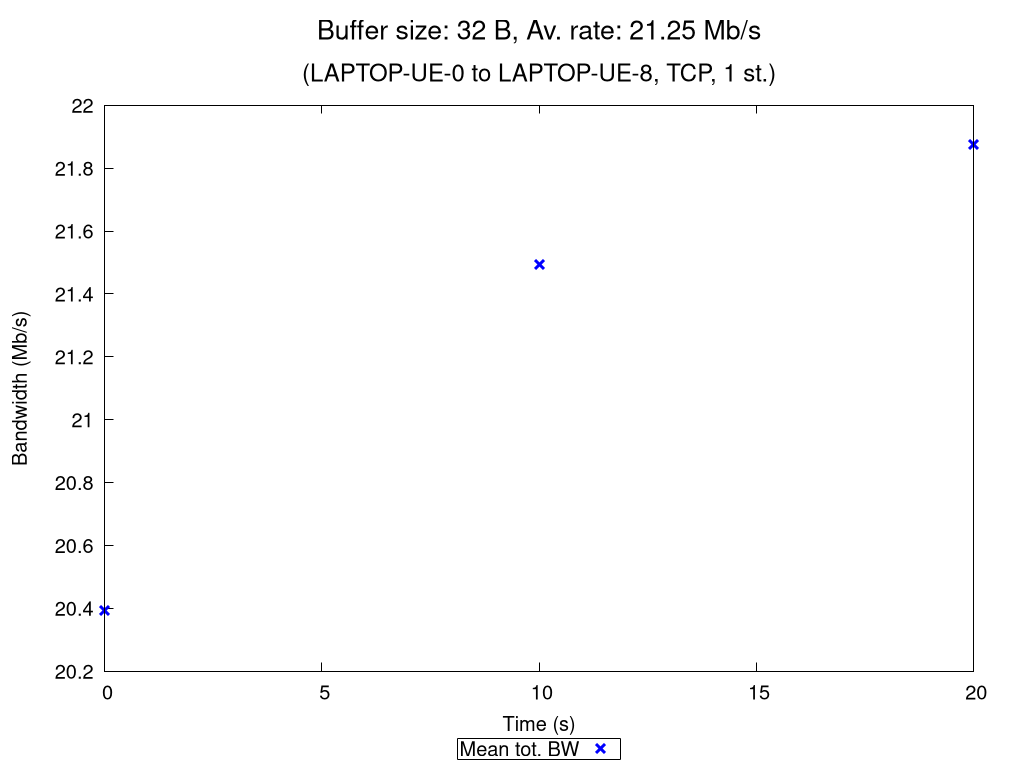

This figure's gnuplot source:
set terminal pngcairo nocrop enhanced size 1024,768 font "Verdana,15"
set output "TCP_1_st_2020_10_29_09-20-45_one2two_00032B.png"

set title "{/=20 Buffer size: 32 B, Av. rate: 21.25 Mb/s}\n\n{/=18 (LAPTOP-UE-0 to LAPTOP-UE-8, TCP, 1 st.)}"

set xlabel "Time (s)"
set ylabel "Bandwidth (Mb/s)"
set ytics nomirror
set key bmargin center horizontal box samplen 1 width -1
set bmargin 4.6
set rmargin 4.5

rf = 1000000.0  # rate factor
set style fill transparent solid 0.2 noborder
set autoscale xfix
plot "TCP_1_st_2020_10_29_09-20-45_one2two_00032B_iperf_processed.dat" using 1:($2/rf-$3/rf):($2/rf+$3/rf) with filledcurves lc rgb "blue" notitle, \
     "" using 1:($2/rf) with points pt 2 ps 1.5 lw 3 lc rgb "blue" title "Mean tot. BW", \
